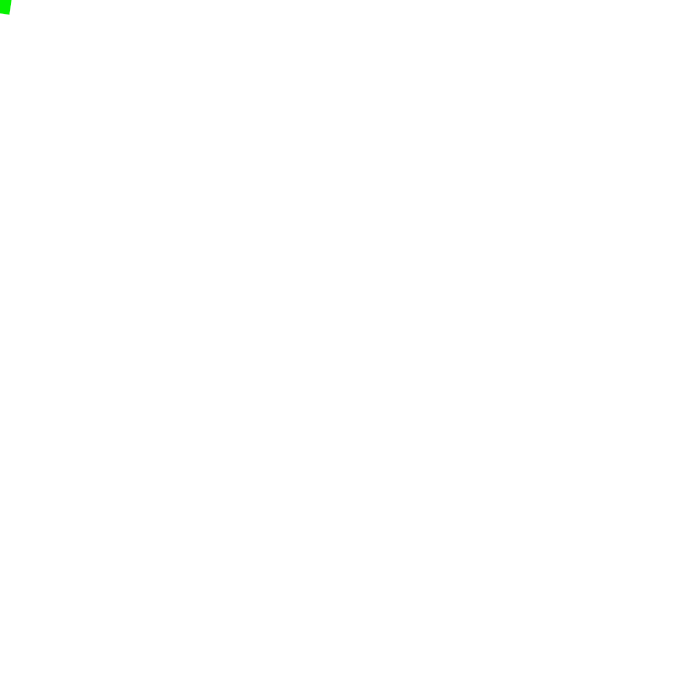
Frame 1 (no input)
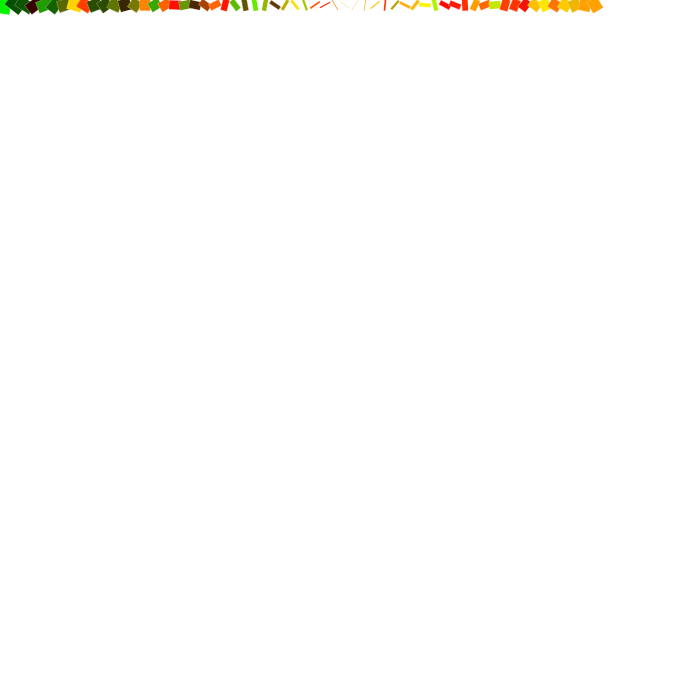
Frame 60 (the mouse pressed at the canvas centre just before this capture)
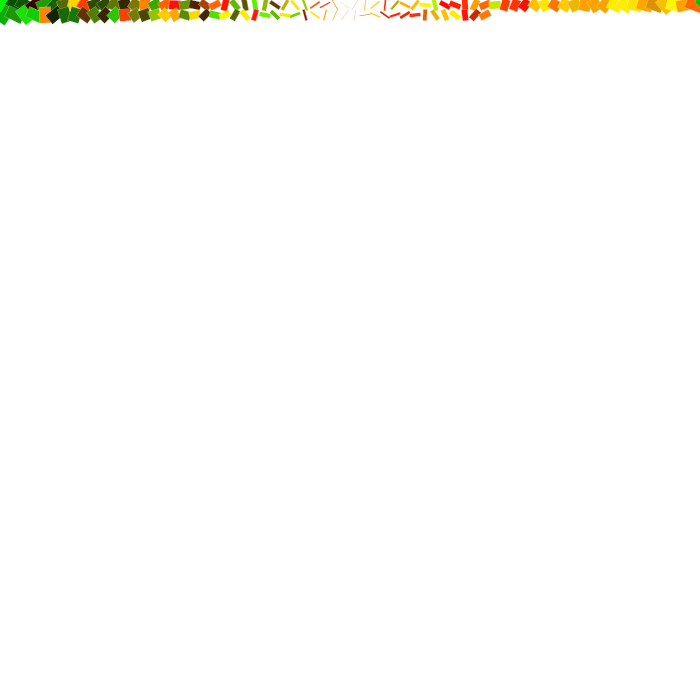
Frame 120 (the mouse held since frame 60 and released just before this capture)

The Processing sketch that drew these frames (run headless with seeded random() and noise(); from frame 60 on, the mouse is pressed at the canvas centre):

// Processing sketch: processing_130956
// ── processing_130956.pde

float x = -5;
float y = 5;
float r = 1;
float e = 1;

void setup() {
  size(700, 700);
  background(255);
  frameRate(120);
}

void draw() {
  x = x+10;
  translate(x, y);
  rotate((TWO_PI)/random(2));
  rectMode(CENTER);
  fill(255, 255, 0);
  if (x >= 700) {
    y = y+10;
    x = -5;
  }
  if (y >= 700) {
    y = 5;
  }
  fill(x/random(3), random(255), y/3);
  strokeWeight(0.2);
  stroke(255);
  r = sin(1);
  e = cos(1);
  rect(0, 0, ((350-x)*r)/16, ((350-y)*e)/16);
  println(x-250);
  println(r);
}
